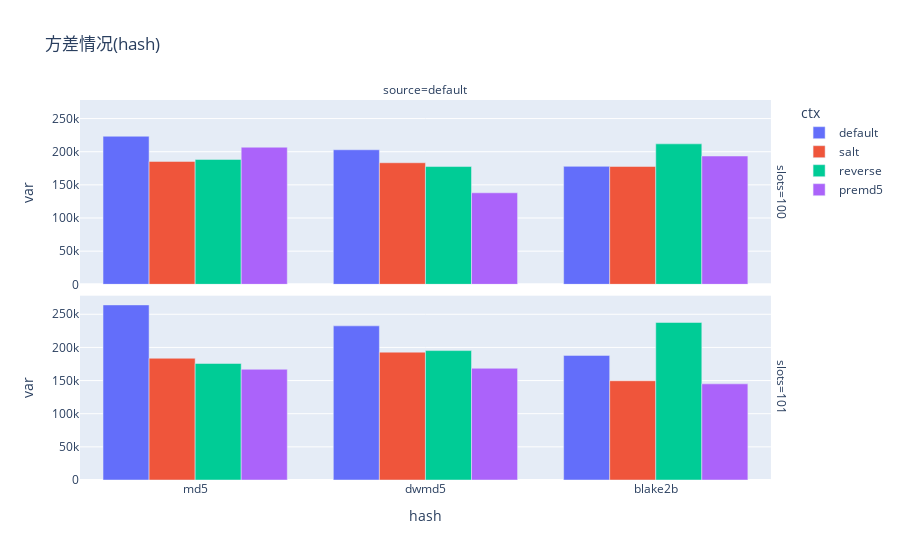
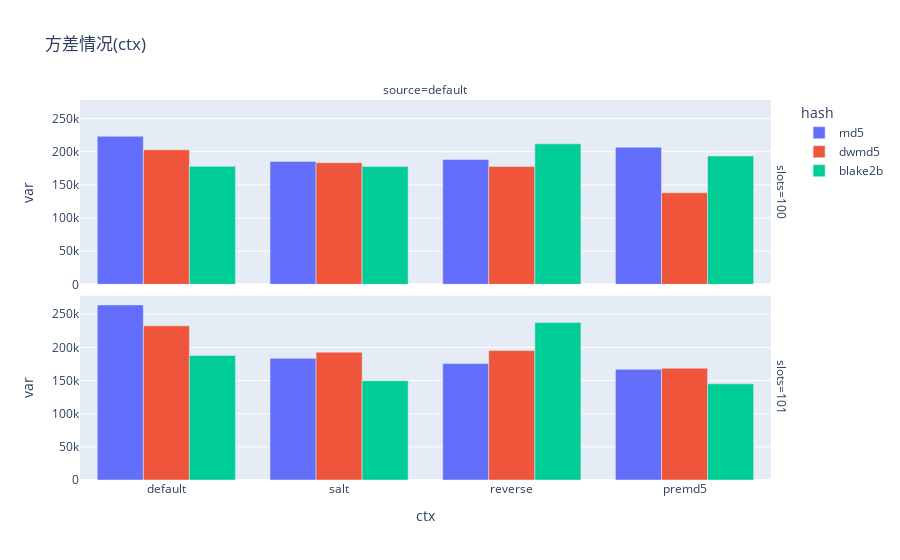
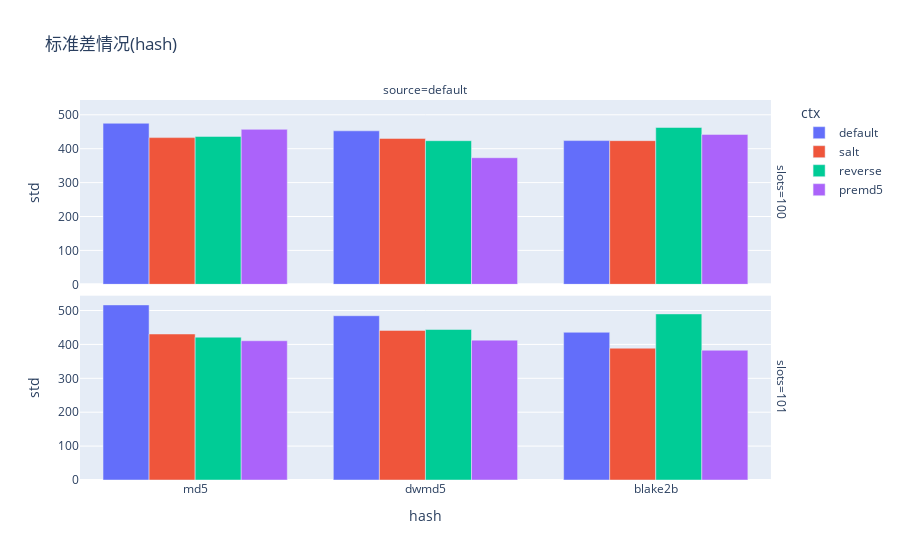
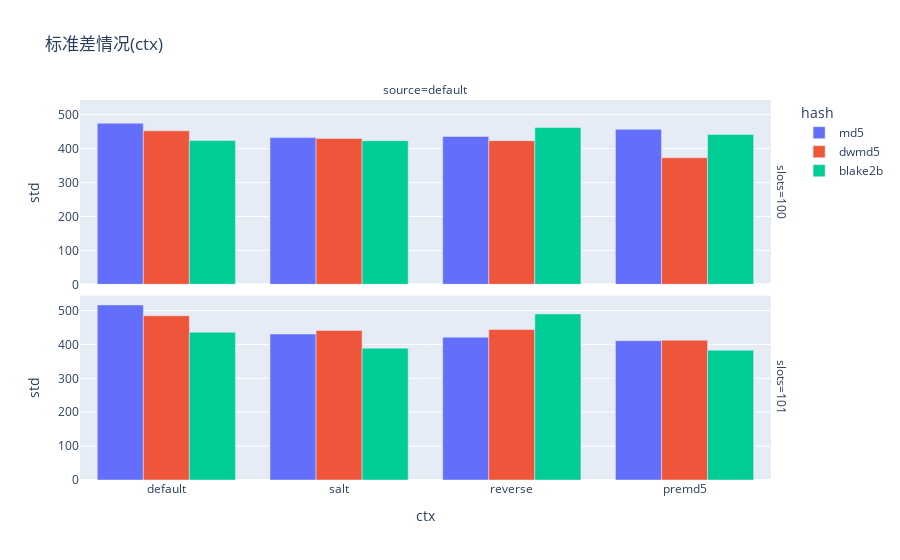

Source (notebook cell) for these figures, in order:
### Code cell
import plotly.express as px

class Benchmark:
    """测试hash均匀性
    【param】
        size: 样本数量
        slots: 最终的业务槽数
    """

    def __init__(self):
        self.current = []
        self.hash_funcs = {}
        self.mod_funcs = {}
        self.ctx_funcs = {}
        self.sources = {}
        self.size = 20000000

    def load(self, sources, hash_fs, mod_fs, ctx_fs):
        self.sources = sources
        self.hash_funcs = hash_fs
        self.mod_funcs = mod_fs
        self.ctx_funcs = ctx_fs
        self.slots = [100,101]

    def simulate(self):
        report_table = {
            "source":[],
            "hash":[],
            "ctx":[],
            "mod":[],
            "slots":[]
        }

        for source_name, source_func in source_map.items():
            df = pd.DataFrame({"id":source_func(self.size)})
            for ctx_name, ctx_f in self.ctx_funcs.items():
                for mod_name, mod_f in self.mod_funcs.items():
                    for hash_name, hash_f in self.hash_funcs.items():
                        for slots in self.slots:
                            df["bucket"]= df["id"].parallel_apply(ctx_f).parallel_apply(hash_f).parallel_apply(mod_f(slots))
                            # 统计桶中的用户数量
                            report_table["source"].append(source_name)
                            report_table["ctx"].append(ctx_name)
                            report_table["mod"].append(mod_name)
                            report_table["hash"].append(hash_name)
                            report_table["slots"].append(slots)
                            bcount = df.groupby("bucket").count()["id"]

                            # 自定义的指标们
                            for metrics_name,mfunc in metrics_map.items():
                                if metrics_name not in report_table: report_table[metrics_name] = []
                                report_table[metrics_name].append(mfunc(bcount))
                
            self.report_table = report_table

    def report(self):
        df = pd.DataFrame(self.report_table)
        df.to_csv("report.csv")

    def getResult(self):
        return pd.DataFrame(self.report_table)

    def showReport(self):
        df = self.getResult()

        fig = px.bar(df,x = "hash", y = "var", color="ctx", barmode="group",facet_row= "slots", facet_col="source",title="方差情况(hash)")
        fig.show()

        fig = px.bar(df,x = "ctx", y = "var", color="hash", barmode="group",facet_row= "slots", facet_col="source",title="方差情况(ctx)")
        fig.show()
        
        fig = px.bar(df,x = "hash", y = "std", color="ctx", barmode="group",facet_row= "slots", facet_col="source",title="标准差情况(hash)")
        fig.show()

        fig = px.bar(df,x = "ctx", y = "std", color="hash", barmode="group",facet_row= "slots", facet_col="source",title="标准差情况(ctx)")
        fig.show()

        fig = px.bar(df,x = "hash", y = "max-min", color="ctx", barmode="group",facet_row= "slots", facet_col="source",title="max-min情况(hash)")
        fig.show()

        fig = px.bar(df,x = "ctx", y = "max-min", color="hash", barmode="group",facet_row= "slots", facet_col="source",title="max-min情况(ctx)")
        fig.show()

# 运行测试和报告
m = Benchmark()
m.load(source_map, hash_func_map, mod_func_map, ctx_func_map)
m.simulate()
m.report()
m.showReport()

### Figure 1 — Plotly figure (JSON) as saved in the notebook; plotly's stock layout.template omitted (floating-point values rounded to 4 significant figures)
{"data": [{"alignmentgroup": "True", "hovertemplate": "ctx=default<br>slots=100<br>source=default<br>hash=%{x}<br>var=%{y}<extra></extra>", "legendgroup": "default", "marker": {"color": "#636efa", "pattern": {"shape": ""}}, "name": "default", "offsetgroup": "default", "orientation": "v", "showlegend": true, "textposition": "auto", "type": "bar", "x": ["md5", "dwmd5", "blake2b"], "xaxis": "x2", "y": [223367, 203000.0, 177900.0], "yaxis": "y2"}, {"alignmentgroup": "True", "hovertemplate": "ctx=default<br>slots=101<br>source=default<br>hash=%{x}<br>var=%{y}<extra></extra>", "legendgroup": "default", "marker": {"color": "#636efa", "pattern": {"shape": ""}}, "name": "default", "offsetgroup": "default", "orientation": "v", "showlegend": false, "textposition": "auto", "type": "bar", "x": ["md5", "dwmd5", "blake2b"], "xaxis": "x", "y": [264100.0, 232500.0, 188000.0], "yaxis": "y"}, {"alignmentgroup": "True", "hovertemplate": "ctx=salt<br>slots=100<br>source=default<br>hash=%{x}<br>var=%{y}<extra></extra>", "legendgroup": "salt", "marker": {"color": "#EF553B", "pattern": {"shape": ""}}, "name": "salt", "offsetgroup": "salt", "orientation": "v", "showlegend": true, "textposition": "auto", "type": "bar", "x": ["md5", "dwmd5", "blake2b"], "xaxis": "x2", "y": [185400.0, 183400.0, 177700.0], "yaxis": "y2"}, {"alignmentgroup": "True", "hovertemplate": "ctx=salt<br>slots=101<br>source=default<br>hash=%{x}<br>var=%{y}<extra></extra>", "legendgroup": "salt", "marker": {"color": "#EF553B", "pattern": {"shape": ""}}, "name": "salt", "offsetgroup": "salt", "orientation": "v", "showlegend": false, "textposition": "auto", "type": "bar", "x": ["md5", "dwmd5", "blake2b"], "xaxis": "x", "y": [183600.0, 192800.0, 149700.0], "yaxis": "y"}, {"alignmentgroup": "True", "hovertemplate": "ctx=reverse<br>slots=100<br>source=default<br>hash=%{x}<br>var=%{y}<extra></extra>", "legendgroup": "reverse", "marker": {"color": "#00cc96", "pattern": {"shape": ""}}, "name": "reverse", "offsetgroup": "reverse", "orientation": "v", "showlegend": true, "textposition": "auto", "type": "bar", "x": ["md5", "dwmd5", "blake2b"], "xaxis": "x2", "y": [188400.0, 177600.0, 211900.0], "yaxis": "y2"}, {"alignmentgroup": "True", "hovertemplate": "ctx=reverse<br>slots=101<br>source=default<br>hash=%{x}<br>var=%{y}<extra></extra>", "legendgroup": "reverse", "marker": {"color": "#00cc96", "pattern": {"shape": ""}}, "name": "reverse", "offsetgroup": "reverse", "orientation": "v", "showlegend": false, "textposition": "auto", "type": "bar", "x": ["md5", "dwmd5", "blake2b"], "xaxis": "x", "y": [175800.0, 195200.0, 237700.0], "yaxis": "y"}, {"alignmentgroup": "True", "hovertemplate": "ctx=premd5<br>slots=100<br>source=default<br>hash=%{x}<br>var=%{y}<extra></extra>", "legendgroup": "premd5", "marker": {"color": "#ab63fa", "pattern": {"shape": ""}}, "name": "premd5", "offsetgroup": "premd5", "orientation": "v", "showlegend": true, "textposition": "auto", "type": "bar", "x": ["md5", "dwmd5", "blake2b"], "xaxis": "x2", "y": [206800.0, 138000.0, 193500.0], "yaxis": "y2"}, {"alignmentgroup": "True", "hovertemplate": "ctx=premd5<br>slots=101<br>source=default<br>hash=%{x}<br>var=%{y}<extra></extra>", "legendgroup": "premd5", "marker": {"color": "#ab63fa", "pattern": {"shape": ""}}, "name": "premd5", "offsetgroup": "premd5", "orientation": "v", "showlegend": false, "textposition": "auto", "type": "bar", "x": ["md5", "dwmd5", "blake2b"], "xaxis": "x", "y": [167100.0, 168500.0, 145000.0], "yaxis": "y"}], "layout": {"annotations": [{"font": {}, "showarrow": false, "text": "source=default", "x": 0.49, "xanchor": "center", "xref": "paper", "y": 1, "yanchor": "bottom", "yref": "paper"}, {"font": {}, "showarrow": false, "text": "slots=101", "textangle": 90, "x": 0.98, "xanchor": "left", "xref": "paper", "y": 0.2425, "yanchor": "middle", "yref": "paper"}, {"font": {}, "showarrow": false, "text": "slots=100", "textangle": 90, "x": 0.98, "xanchor": "left", "xref": "paper", "y": 0.7575, "yanchor": "middle", "yref": "paper"}], "barmode": "group", "legend": {"title": {"text": "ctx"}, "tracegroupgap": 0}, "title": {"text": "方差情况(hash)"}, "xaxis": {"anchor": "y", "domain": [0, 0.98], "title": {"text": "hash"}}, "xaxis2": {"anchor": "y2", "domain": [0, 0.98], "matches": "x", "showticklabels": false}, "yaxis": {"anchor": "x", "domain": [0, 0.485], "title": {"text": "var"}}, "yaxis2": {"anchor": "x2", "domain": [0.515, 1], "matches": "y", "title": {"text": "var"}}}}

### Figure 2 — Plotly figure (JSON) as saved in the notebook; plotly's stock layout.template omitted (floating-point values rounded to 4 significant figures)
{"data": [{"alignmentgroup": "True", "hovertemplate": "hash=md5<br>slots=100<br>source=default<br>ctx=%{x}<br>var=%{y}<extra></extra>", "legendgroup": "md5", "marker": {"color": "#636efa", "pattern": {"shape": ""}}, "name": "md5", "offsetgroup": "md5", "orientation": "v", "showlegend": true, "textposition": "auto", "type": "bar", "x": ["default", "salt", "reverse", "premd5"], "xaxis": "x2", "y": [223367, 185400.0, 188400.0, 206800.0], "yaxis": "y2"}, {"alignmentgroup": "True", "hovertemplate": "hash=md5<br>slots=101<br>source=default<br>ctx=%{x}<br>var=%{y}<extra></extra>", "legendgroup": "md5", "marker": {"color": "#636efa", "pattern": {"shape": ""}}, "name": "md5", "offsetgroup": "md5", "orientation": "v", "showlegend": false, "textposition": "auto", "type": "bar", "x": ["default", "salt", "reverse", "premd5"], "xaxis": "x", "y": [264100.0, 183600.0, 175800.0, 167100.0], "yaxis": "y"}, {"alignmentgroup": "True", "hovertemplate": "hash=dwmd5<br>slots=100<br>source=default<br>ctx=%{x}<br>var=%{y}<extra></extra>", "legendgroup": "dwmd5", "marker": {"color": "#EF553B", "pattern": {"shape": ""}}, "name": "dwmd5", "offsetgroup": "dwmd5", "orientation": "v", "showlegend": true, "textposition": "auto", "type": "bar", "x": ["default", "salt", "reverse", "premd5"], "xaxis": "x2", "y": [203000.0, 183400.0, 177600.0, 138000.0], "yaxis": "y2"}, {"alignmentgroup": "True", "hovertemplate": "hash=dwmd5<br>slots=101<br>source=default<br>ctx=%{x}<br>var=%{y}<extra></extra>", "legendgroup": "dwmd5", "marker": {"color": "#EF553B", "pattern": {"shape": ""}}, "name": "dwmd5", "offsetgroup": "dwmd5", "orientation": "v", "showlegend": false, "textposition": "auto", "type": "bar", "x": ["default", "salt", "reverse", "premd5"], "xaxis": "x", "y": [232500.0, 192800.0, 195200.0, 168500.0], "yaxis": "y"}, {"alignmentgroup": "True", "hovertemplate": "hash=blake2b<br>slots=100<br>source=default<br>ctx=%{x}<br>var=%{y}<extra></extra>", "legendgroup": "blake2b", "marker": {"color": "#00cc96", "pattern": {"shape": ""}}, "name": "blake2b", "offsetgroup": "blake2b", "orientation": "v", "showlegend": true, "textposition": "auto", "type": "bar", "x": ["default", "salt", "reverse", "premd5"], "xaxis": "x2", "y": [177900.0, 177700.0, 211900.0, 193500.0], "yaxis": "y2"}, {"alignmentgroup": "True", "hovertemplate": "hash=blake2b<br>slots=101<br>source=default<br>ctx=%{x}<br>var=%{y}<extra></extra>", "legendgroup": "blake2b", "marker": {"color": "#00cc96", "pattern": {"shape": ""}}, "name": "blake2b", "offsetgroup": "blake2b", "orientation": "v", "showlegend": false, "textposition": "auto", "type": "bar", "x": ["default", "salt", "reverse", "premd5"], "xaxis": "x", "y": [188000.0, 149700.0, 237700.0, 145000.0], "yaxis": "y"}], "layout": {"annotations": [{"font": {}, "showarrow": false, "text": "source=default", "x": 0.49, "xanchor": "center", "xref": "paper", "y": 1, "yanchor": "bottom", "yref": "paper"}, {"font": {}, "showarrow": false, "text": "slots=101", "textangle": 90, "x": 0.98, "xanchor": "left", "xref": "paper", "y": 0.2425, "yanchor": "middle", "yref": "paper"}, {"font": {}, "showarrow": false, "text": "slots=100", "textangle": 90, "x": 0.98, "xanchor": "left", "xref": "paper", "y": 0.7575, "yanchor": "middle", "yref": "paper"}], "barmode": "group", "legend": {"title": {"text": "hash"}, "tracegroupgap": 0}, "title": {"text": "方差情况(ctx)"}, "xaxis": {"anchor": "y", "domain": [0, 0.98], "title": {"text": "ctx"}}, "xaxis2": {"anchor": "y2", "domain": [0, 0.98], "matches": "x", "showticklabels": false}, "yaxis": {"anchor": "x", "domain": [0, 0.485], "title": {"text": "var"}}, "yaxis2": {"anchor": "x2", "domain": [0.515, 1], "matches": "y", "title": {"text": "var"}}}}

### Figure 3 — Plotly figure (JSON) as saved in the notebook; plotly's stock layout.template omitted (floating-point values rounded to 4 significant figures)
{"data": [{"alignmentgroup": "True", "hovertemplate": "ctx=default<br>slots=100<br>source=default<br>hash=%{x}<br>std=%{y}<extra></extra>", "legendgroup": "default", "marker": {"color": "#636efa", "pattern": {"shape": ""}}, "name": "default", "offsetgroup": "default", "orientation": "v", "showlegend": true, "textposition": "auto", "type": "bar", "x": ["md5", "dwmd5", "blake2b"], "xaxis": "x2", "y": [475.0, 452.8, 424.0], "yaxis": "y2"}, {"alignmentgroup": "True", "hovertemplate": "ctx=default<br>slots=101<br>source=default<br>hash=%{x}<br>std=%{y}<extra></extra>", "legendgroup": "default", "marker": {"color": "#636efa", "pattern": {"shape": ""}}, "name": "default", "offsetgroup": "default", "orientation": "v", "showlegend": false, "textposition": "auto", "type": "bar", "x": ["md5", "dwmd5", "blake2b"], "xaxis": "x", "y": [516.5, 484.6, 435.8], "yaxis": "y"}, {"alignmentgroup": "True", "hovertemplate": "ctx=salt<br>slots=100<br>source=default<br>hash=%{x}<br>std=%{y}<extra></extra>", "legendgroup": "salt", "marker": {"color": "#EF553B", "pattern": {"shape": ""}}, "name": "salt", "offsetgroup": "salt", "orientation": "v", "showlegend": true, "textposition": "auto", "type": "bar", "x": ["md5", "dwmd5", "blake2b"], "xaxis": "x2", "y": [432.7, 430.4, 423.7], "yaxis": "y2"}, {"alignmentgroup": "True", "hovertemplate": "ctx=salt<br>slots=101<br>source=default<br>hash=%{x}<br>std=%{y}<extra></extra>", "legendgroup": "salt", "marker": {"color": "#EF553B", "pattern": {"shape": ""}}, "name": "salt", "offsetgroup": "salt", "orientation": "v", "showlegend": false, "textposition": "auto", "type": "bar", "x": ["md5", "dwmd5", "blake2b"], "xaxis": "x", "y": [430.7, 441.3, 388.8], "yaxis": "y"}, {"alignmentgroup": "True", "hovertemplate": "ctx=reverse<br>slots=100<br>source=default<br>hash=%{x}<br>std=%{y}<extra></extra>", "legendgroup": "reverse", "marker": {"color": "#00cc96", "pattern": {"shape": ""}}, "name": "reverse", "offsetgroup": "reverse", "orientation": "v", "showlegend": true, "textposition": "auto", "type": "bar", "x": ["md5", "dwmd5", "blake2b"], "xaxis": "x2", "y": [436.3, 423.6, 462.6], "yaxis": "y2"}, {"alignmentgroup": "True", "hovertemplate": "ctx=reverse<br>slots=101<br>source=default<br>hash=%{x}<br>std=%{y}<extra></extra>", "legendgroup": "reverse", "marker": {"color": "#00cc96", "pattern": {"shape": ""}}, "name": "reverse", "offsetgroup": "reverse", "orientation": "v", "showlegend": false, "textposition": "auto", "type": "bar", "x": ["md5", "dwmd5", "blake2b"], "xaxis": "x", "y": [421.3, 444.1, 489.9], "yaxis": "y"}, {"alignmentgroup": "True", "hovertemplate": "ctx=premd5<br>slots=100<br>source=default<br>hash=%{x}<br>std=%{y}<extra></extra>", "legendgroup": "premd5", "marker": {"color": "#ab63fa", "pattern": {"shape": ""}}, "name": "premd5", "offsetgroup": "premd5", "orientation": "v", "showlegend": true, "textposition": "auto", "type": "bar", "x": ["md5", "dwmd5", "blake2b"], "xaxis": "x2", "y": [457.1, 373.4, 442.2], "yaxis": "y2"}, {"alignmentgroup": "True", "hovertemplate": "ctx=premd5<br>slots=101<br>source=default<br>hash=%{x}<br>std=%{y}<extra></extra>", "legendgroup": "premd5", "marker": {"color": "#ab63fa", "pattern": {"shape": ""}}, "name": "premd5", "offsetgroup": "premd5", "orientation": "v", "showlegend": false, "textposition": "auto", "type": "bar", "x": ["md5", "dwmd5", "blake2b"], "xaxis": "x", "y": [410.8, 412.6, 382.7], "yaxis": "y"}], "layout": {"annotations": [{"font": {}, "showarrow": false, "text": "source=default", "x": 0.49, "xanchor": "center", "xref": "paper", "y": 1, "yanchor": "bottom", "yref": "paper"}, {"font": {}, "showarrow": false, "text": "slots=101", "textangle": 90, "x": 0.98, "xanchor": "left", "xref": "paper", "y": 0.2425, "yanchor": "middle", "yref": "paper"}, {"font": {}, "showarrow": false, "text": "slots=100", "textangle": 90, "x": 0.98, "xanchor": "left", "xref": "paper", "y": 0.7575, "yanchor": "middle", "yref": "paper"}], "barmode": "group", "legend": {"title": {"text": "ctx"}, "tracegroupgap": 0}, "title": {"text": "标准差情况(hash)"}, "xaxis": {"anchor": "y", "domain": [0, 0.98], "title": {"text": "hash"}}, "xaxis2": {"anchor": "y2", "domain": [0, 0.98], "matches": "x", "showticklabels": false}, "yaxis": {"anchor": "x", "domain": [0, 0.485], "title": {"text": "std"}}, "yaxis2": {"anchor": "x2", "domain": [0.515, 1], "matches": "y", "title": {"text": "std"}}}}

### Figure 4 — Plotly figure (JSON) as saved in the notebook; plotly's stock layout.template omitted (floating-point values rounded to 4 significant figures)
{"data": [{"alignmentgroup": "True", "hovertemplate": "hash=md5<br>slots=100<br>source=default<br>ctx=%{x}<br>std=%{y}<extra></extra>", "legendgroup": "md5", "marker": {"color": "#636efa", "pattern": {"shape": ""}}, "name": "md5", "offsetgroup": "md5", "orientation": "v", "showlegend": true, "textposition": "auto", "type": "bar", "x": ["default", "salt", "reverse", "premd5"], "xaxis": "x2", "y": [475.0, 432.7, 436.3, 457.1], "yaxis": "y2"}, {"alignmentgroup": "True", "hovertemplate": "hash=md5<br>slots=101<br>source=default<br>ctx=%{x}<br>std=%{y}<extra></extra>", "legendgroup": "md5", "marker": {"color": "#636efa", "pattern": {"shape": ""}}, "name": "md5", "offsetgroup": "md5", "orientation": "v", "showlegend": false, "textposition": "auto", "type": "bar", "x": ["default", "salt", "reverse", "premd5"], "xaxis": "x", "y": [516.5, 430.7, 421.3, 410.8], "yaxis": "y"}, {"alignmentgroup": "True", "hovertemplate": "hash=dwmd5<br>slots=100<br>source=default<br>ctx=%{x}<br>std=%{y}<extra></extra>", "legendgroup": "dwmd5", "marker": {"color": "#EF553B", "pattern": {"shape": ""}}, "name": "dwmd5", "offsetgroup": "dwmd5", "orientation": "v", "showlegend": true, "textposition": "auto", "type": "bar", "x": ["default", "salt", "reverse", "premd5"], "xaxis": "x2", "y": [452.8, 430.4, 423.6, 373.4], "yaxis": "y2"}, {"alignmentgroup": "True", "hovertemplate": "hash=dwmd5<br>slots=101<br>source=default<br>ctx=%{x}<br>std=%{y}<extra></extra>", "legendgroup": "dwmd5", "marker": {"color": "#EF553B", "pattern": {"shape": ""}}, "name": "dwmd5", "offsetgroup": "dwmd5", "orientation": "v", "showlegend": false, "textposition": "auto", "type": "bar", "x": ["default", "salt", "reverse", "premd5"], "xaxis": "x", "y": [484.6, 441.3, 444.1, 412.6], "yaxis": "y"}, {"alignmentgroup": "True", "hovertemplate": "hash=blake2b<br>slots=100<br>source=default<br>ctx=%{x}<br>std=%{y}<extra></extra>", "legendgroup": "blake2b", "marker": {"color": "#00cc96", "pattern": {"shape": ""}}, "name": "blake2b", "offsetgroup": "blake2b", "orientation": "v", "showlegend": true, "textposition": "auto", "type": "bar", "x": ["default", "salt", "reverse", "premd5"], "xaxis": "x2", "y": [424.0, 423.7, 462.6, 442.2], "yaxis": "y2"}, {"alignmentgroup": "True", "hovertemplate": "hash=blake2b<br>slots=101<br>source=default<br>ctx=%{x}<br>std=%{y}<extra></extra>", "legendgroup": "blake2b", "marker": {"color": "#00cc96", "pattern": {"shape": ""}}, "name": "blake2b", "offsetgroup": "blake2b", "orientation": "v", "showlegend": false, "textposition": "auto", "type": "bar", "x": ["default", "salt", "reverse", "premd5"], "xaxis": "x", "y": [435.8, 388.8, 489.9, 382.7], "yaxis": "y"}], "layout": {"annotations": [{"font": {}, "showarrow": false, "text": "source=default", "x": 0.49, "xanchor": "center", "xref": "paper", "y": 1, "yanchor": "bottom", "yref": "paper"}, {"font": {}, "showarrow": false, "text": "slots=101", "textangle": 90, "x": 0.98, "xanchor": "left", "xref": "paper", "y": 0.2425, "yanchor": "middle", "yref": "paper"}, {"font": {}, "showarrow": false, "text": "slots=100", "textangle": 90, "x": 0.98, "xanchor": "left", "xref": "paper", "y": 0.7575, "yanchor": "middle", "yref": "paper"}], "barmode": "group", "legend": {"title": {"text": "hash"}, "tracegroupgap": 0}, "title": {"text": "标准差情况(ctx)"}, "xaxis": {"anchor": "y", "domain": [0, 0.98], "title": {"text": "ctx"}}, "xaxis2": {"anchor": "y2", "domain": [0, 0.98], "matches": "x", "showticklabels": false}, "yaxis": {"anchor": "x", "domain": [0, 0.485], "title": {"text": "std"}}, "yaxis2": {"anchor": "x2", "domain": [0.515, 1], "matches": "y", "title": {"text": "std"}}}}
